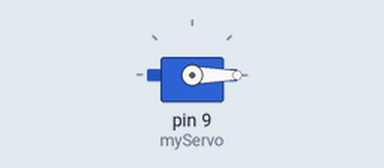
Simulated run of this sketch. Board: Arduino Uno, built with avr-gcc and run on an emulated ATmega328P. On the bench: servo.

Above: at 0.05 s.
At 1.5 s:
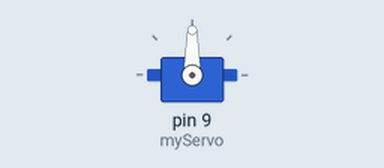
At 3.0 s:
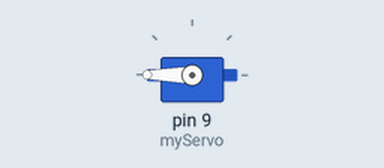
Timing chart, 0 to 6.9 s (numbered marks = the images above):
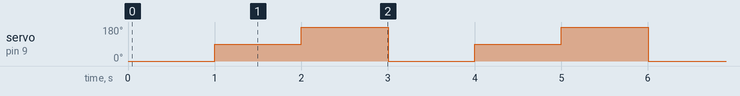

The sketch:

5_try_serrvo_SG90_180.ino
```cpp
#include <Servo.h>

Servo myServo;
int d = 1000;

void setup() {
  myServo.attach(9);
}

void loop() {
  myServo.write(0);
  delay(d);

  myServo.write(90);
  delay(d);

  myServo.write(180);
  delay(d);
}
```

Measured:
- by itself, servo on pin 9 (myServo): repeats every 3.0 s: 180° 1.0 s, 0° 1.0 s, 90° 1.0 s
